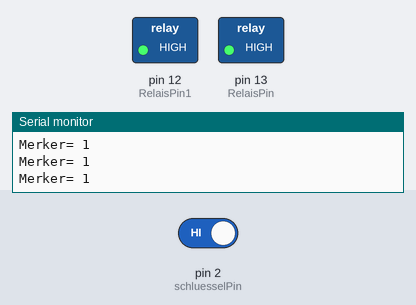
Recording of a sketch running on a simulated Arduino Uno, built with avr-gcc and run on an emulated ATmega328P. Parts: switched loads named in the sketch (green lamp = pin HIGH), the last lines printed to the serial monitor. The inputs (shaded band) are chosen by the test bench; at power-on: pin 2 (schluesselPin) HIGH.

Above: at 1.2 s.
1.3 s: pin 2 (schluesselPin) driven LOW
At 2.4 s:
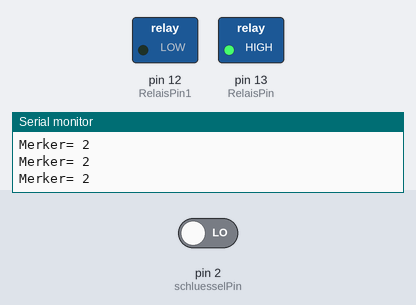
2.8 s: pin 2 (schluesselPin) driven HIGH
At 3.5 s:
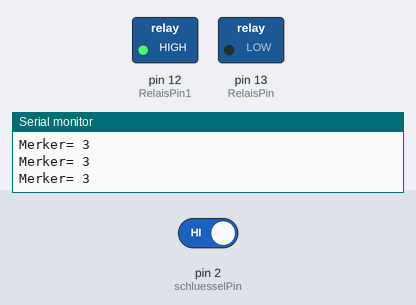
4.3 s: pin 2 (schluesselPin) driven LOW
At 4.6 s:
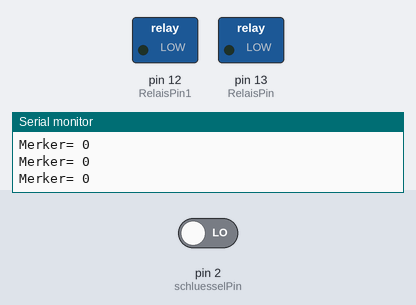
Timing chart, 0 to 7.3 s (numbered marks = the images above; inputs shaded):
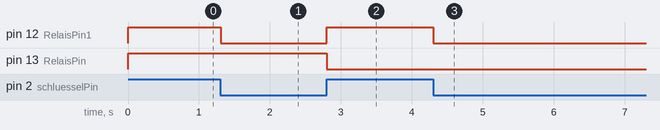

The sketch:

SchluesselschalterPC.ino
```cpp
const int schluesselPin = 2;  //Schluesselschalter
const int RelaisPin =  13;  //Relais schaltet Steckdosenleiste
const int RelaisPin1 =  12; //Relais parralel geschaltet zu PC on/off Taster

int merker=0;
int buttonState = 0;

void setup()
  {
    pinMode(RelaisPin, OUTPUT);
    pinMode(RelaisPin1, OUTPUT);
    pinMode(schluesselPin, INPUT);
    Serial.begin(9600);
  }

void loop()
{


    if (digitalRead(schluesselPin)==LOW){
    digitalWrite(RelaisPin1, LOW);
  } else {
    digitalWrite(RelaisPin1, HIGH);
  }

   buttonState = digitalRead(schluesselPin);

  if ((buttonState == HIGH)&&(merker==0))
    {
      digitalWrite(RelaisPin, HIGH);
      merker=1;
    }

  if ((buttonState == LOW)&&(merker==1))
    {
      merker=2;
    }

  if ((buttonState == HIGH)&&(merker==2))
    {

       digitalWrite(RelaisPin, LOW);
       merker=3;
    }
   if ((buttonState == LOW)&&(merker==3))
    {
       merker=0;
    }

    Serial.print("Merker= ");
    Serial.println(merker);


  }
```

Measured:
- after the input at 1.3 s, pin 12 (RelaisPin1): HIGH → LOW at once
- after the input at 2.8 s, pin 12 (RelaisPin1): LOW → HIGH at once; pin 13 (RelaisPin): HIGH → LOW at once
- after the input at 4.3 s, pin 12 (RelaisPin1): HIGH → LOW at once
